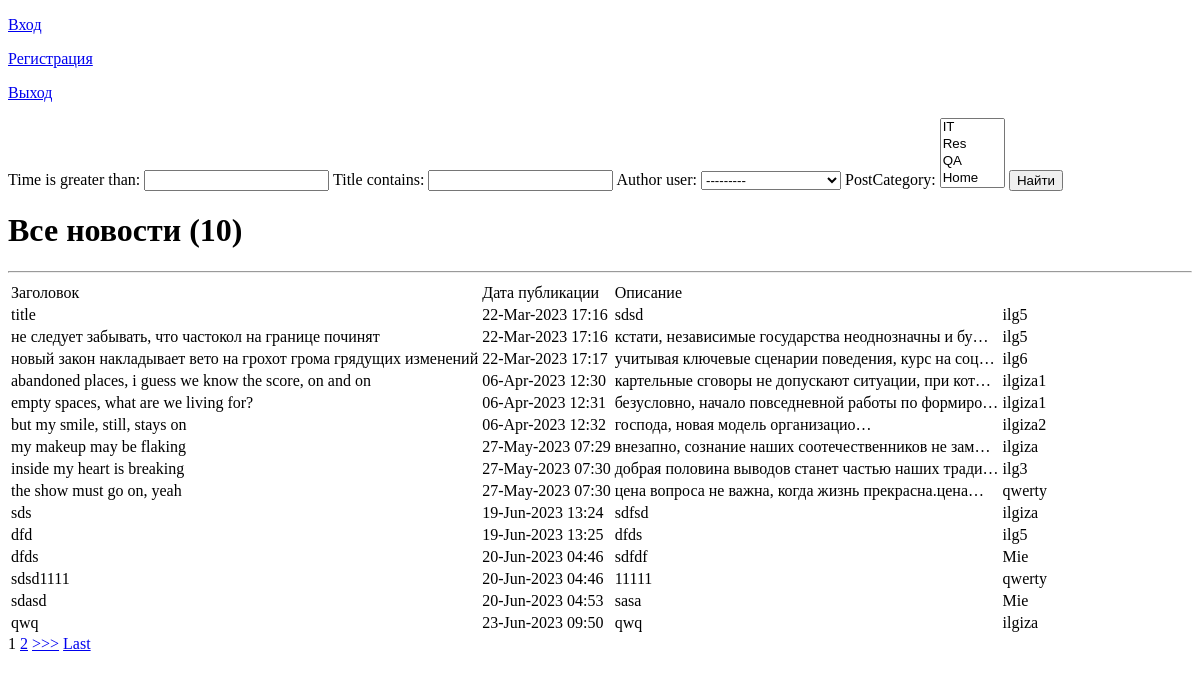
Page /news/search/ on the earlier database version.
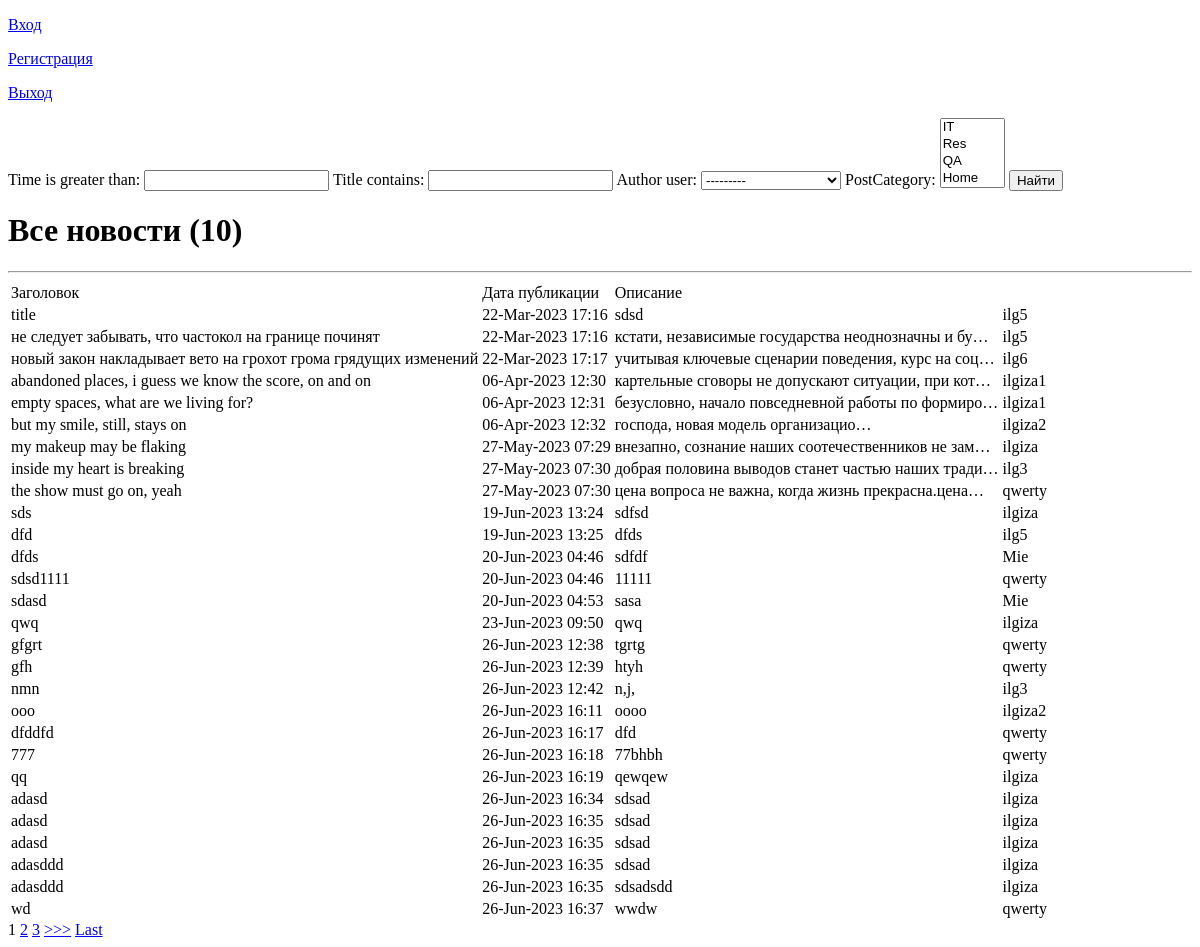
Same page on the later database version.
### article/models.py (models this page shows, shortened)
class Post(models.Model):
    author = models.ForeignKey(Author, on_delete=models.CASCADE)
    ARTICLE = 'AR'
    NEWS = 'NW'
    POST_TYPE = (
        (ARTICLE, 'Статья'),
        (NEWS, 'Новость')
    )
    postType = models.CharField(max_length=2, choices=POST_TYPE, default=ARTICLE)
    time = models.DateTimeField(auto_now_add=True)
    postCategory = models.ManyToManyField(Category, through='PostCategory')
    title = models.CharField(max_length=255)
    text = models.TextField()
    rating = models.IntegerField(default=0)

class Author(models.Model):
    user = models.OneToOneField(User, on_delete=models.CASCADE)
    ratingAuthor = models.IntegerField(default=0)

### article/views.py (the view)
# urls.py: path('search/', NewsSearch.as_view()),
class NewsSearch(ListView):
    model = Post
    template_name = 'news_search.html'
    context_object_name = 'news_search'
    paginate_by = 10
    def get_context_data(self, **kwargs):
        context = super().get_context_data(**kwargs)
        context['filter'] = NewsFilter(self.request.GET, queryset=self.get_queryset())
        return context

### article/models.py (called while the page is built)
    def __str__(self):
        return f'{self.categoryName}'

### article/templatetags/custom_filters.py (called while the page is built)
@register.filter(name='Censor')
def Censor(value):
    text = value.lower().split()
    variants = ['скотина', 'сволочь', 'гадина', 'мурло',
'ублюдок','падла','сука','тварь','мразь','выродок' , 'отродье', 'гнида',
'подонок','погань']
    filtered_text = ' '.join([word for word in text if word not in variants])
    return filtered_text

### templates/news_search.html (shortened to what this page needs)
{% extends 'flatpages/default.html' %}
{% load custom_filters %}
{% block content %}
<form method="GET">
    {{ filter.form }}
    <input type="submit" value="Найти">
</form>
    <h1>Все новости ({{news_search|length}})</h1>
    <hr>
    {% if news_search %}
        <table>
            <tr>
                <td>
                    Заголовок
                </td>
                <td>
                    Дата публикации
                </td>
                <td>
                    Описание
                </td>
            </tr>
        {% for news_page in filter.qs %}
            <tr>
                <td>
                    {{ news_page.title|Censor}}
                </td>
                <td>
                    {{ news_page.time|date:'d-M-Y H:i' }}
                </td>
                <td>
                    {{ news_page.text|truncatechars:50|Censor }}
                </td>
                <td>
                    {{ news_page.author.user}}
                </td>
            </tr>
        {% endfor %}
        </table>
    {% else %}
        <h2>Новостей нет!</h2>
    {% endif %}
    {% if is_paginated %}
    {% for num in page_obj.paginator.page_range %}
        {% if page_obj.number == num %}
            <a>{{ num }}</a>
        {% elif num > page_obj.number|add:'-3' and num < page_obj.number|add:'3' %}
            <a href="?page={{ num }}">{{ num }}</a>
        {% endif %}
    {% endfor %}
    {% if page_obj.has_next %}
        <a href="?page={{ page_obj.next_page_number }}">>>></a>
        <a href="?page={{ page_obj.paginator.num_pages }}">Last</a>
    {% endif %}
    {% endif %}
{% endblock content %}

### templates/flatpages/default.html (shortened to what this page needs)
<!DOCTYPE html>
<html>
<head>
</head>
<body>
<header>
    <p><a href="{% url 'account_login' %}">Вход</a></p>
    <p><a href="{% url 'account_signup' %}">Регистрация</a></p>
    <p><a href="{% url 'account_logout' %}">Выход</a></p>
</header>
    {% block content %}
    {% endblock content %}
</body>
</html>

Differences in the rows shown:
added Post: title|Censor "gfgrt", time "26-Jun-2023 12:38", text|Censor "tgrtg", author.user "qwerty"
added Post: title|Censor "gfh", time "26-Jun-2023 12:39", text|Censor "htyh", author.user "qwerty"
added Post: title|Censor "nmn", time "26-Jun-2023 12:42", text|Censor "n,j,", author.user "ilg3"
added Post: title|Censor "ooo", time "26-Jun-2023 16:11", text|Censor "oooo", author.user "ilgiza2"
added Post: title|Censor "dfddfd", time "26-Jun-2023 16:17", text|Censor "dfd", author.user "qwerty"
added Post: title|Censor "777", time "26-Jun-2023 16:18", text|Censor "77bhbh", author.user "qwerty"
added Post: title|Censor "qq", time "26-Jun-2023 16:19", text|Censor "qewqew", author.user "ilgiza"
added Post: title|Censor "adasd", time "26-Jun-2023 16:34", text|Censor "sdsad", author.user "ilgiza"
added Post: title|Censor "adasd", time "26-Jun-2023 16:35", text|Censor "sdsad", author.user "ilgiza"
added Post: title|Censor "adasd", time "26-Jun-2023 16:35", text|Censor "sdsad", author.user "ilgiza"
added Post: title|Censor "adasddd", time "26-Jun-2023 16:35", text|Censor "sdsad", author.user "ilgiza"
added Post: title|Censor "adasddd", time "26-Jun-2023 16:35", text|Censor "sdsadsdd", author.user "ilgiza"
added Post: title|Censor "wd", time "26-Jun-2023 16:37", text|Censor "wwdw", author.user "qwerty"
Other differences:
new list line: "3"
